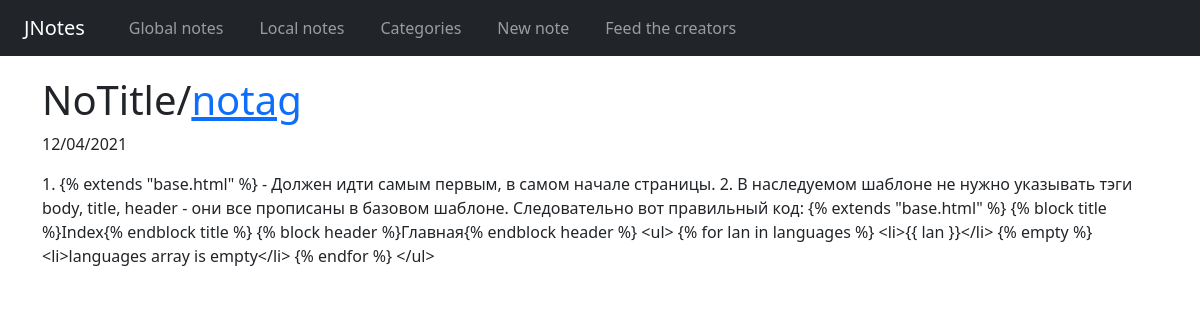
Page /note/125 on the committed database.
### notes/models.py (models this page shows, shortened)
class Note(models.Model):
    title_note = models.CharField(blank=True, max_length=150, verbose_name='Заголовок')
    category_note = models.ForeignKey(Category, blank=True, on_delete=models.CASCADE, verbose_name='категория')
    content_note = models.TextField(blank=True, verbose_name='Контент')
    date_note = models.DateTimeField(auto_now_add=True, verbose_name='Дата создания')
    class Meta:
        verbose_name = 'Заметка'
        verbose_name_plural = 'Заметки'
        ordering = ['-date_note']

class Category(models.Model):
    name = models.CharField(max_length=255, unique=True, editable=True)
    def __str__(self):
        return self.name
    class Meta:
        verbose_name = 'Категория'
        verbose_name_plural = 'Категории'
        ordering = ['name']

### notes/views.py (the view)
# urls.py: path('note/<int:pk>', NoteDetailView.as_view(), name='note-detail'),
class NoteDetailView(DetailView):
    model = Note
    template_name = 'notes/note-detail.html'
    context_object_name = 'note'

### notes/templates/notes/note-detail.html (shortened to what this page needs)
{% extends 'base.html' %}
{% load static %}
{% block content %}
<link rel="stylesheet" href="{% static 'css/note-detail.css' %}">
<div class="container">
    <div class="row">
        <div class="text-block">
            <h1>{{ note.title_note }}/<a href="{% url 'notes:one-category' note.category_note.pk %}">{{ note.category_note }}</a></h1>
            <p>{{ note.date_note|date:"d/m/Y" }}</p>
            <p>{{ note.content_note }}</p>
        </div>
    </div>
</div>
{% endblock %}

### notes/static/css/note-detail.css (style rules this page uses)
.text-block { margin-top:20px; }

### rows in the picture
Note: title_note "NoTitle", category_note "notag", date_note "12/04/2021", content_note "1. {% extends \"base.html\" %} - Должен идти самым первым, в самом начале страницы. 2. В наследуемом шаблоне не нужно указывать тэги body, title, header - они все прописаны в базовом шаблоне. Следовательно вот правильный код: {% extends \"base.html\" %} {% block title %}Index{% endblock title %} {% block header %}Главная{% endblock header %} <ul> {% for lan in languages %} <li>{{ lan }}</li> {% empty %} <li>languages array is empty</li> {% endfor %} </ul>"
